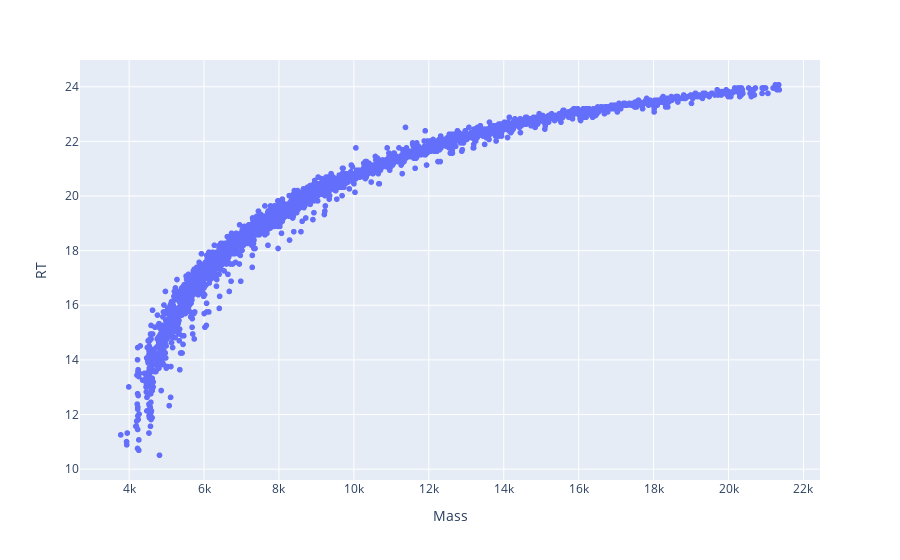

Notebook code for this chart:
### Code cell
plotly_zone(df_m)
df_m.focus.not_null()

### Figure 1 — Plotly figure (JSON) as saved in the notebook; plotly's stock layout.template omitted (floating-point values rounded to 4 significant figures; data arrays with more than 128 entries replaced by an {"elided": "..."} marker saying what was removed)
{"data": [{"hovertemplate": "Mass=%{x}<br>RT=%{y}<extra></extra>", "legendgroup": "", "marker": {"color": "#636efa", "symbol": "circle"}, "mode": "markers", "name": "", "showlegend": false, "type": "scattergl", "x": {"elided": "3098 float values"}, "xaxis": "x", "y": {"elided": "3098 float values"}, "yaxis": "y"}], "layout": {"legend": {"tracegroupgap": 0}, "margin": {"t": 60}, "xaxis": {"anchor": "y", "domain": [0, 1], "title": {"text": "Mass"}}, "yaxis": {"anchor": "x", "domain": [0, 1], "title": {"text": "RT"}}}}
